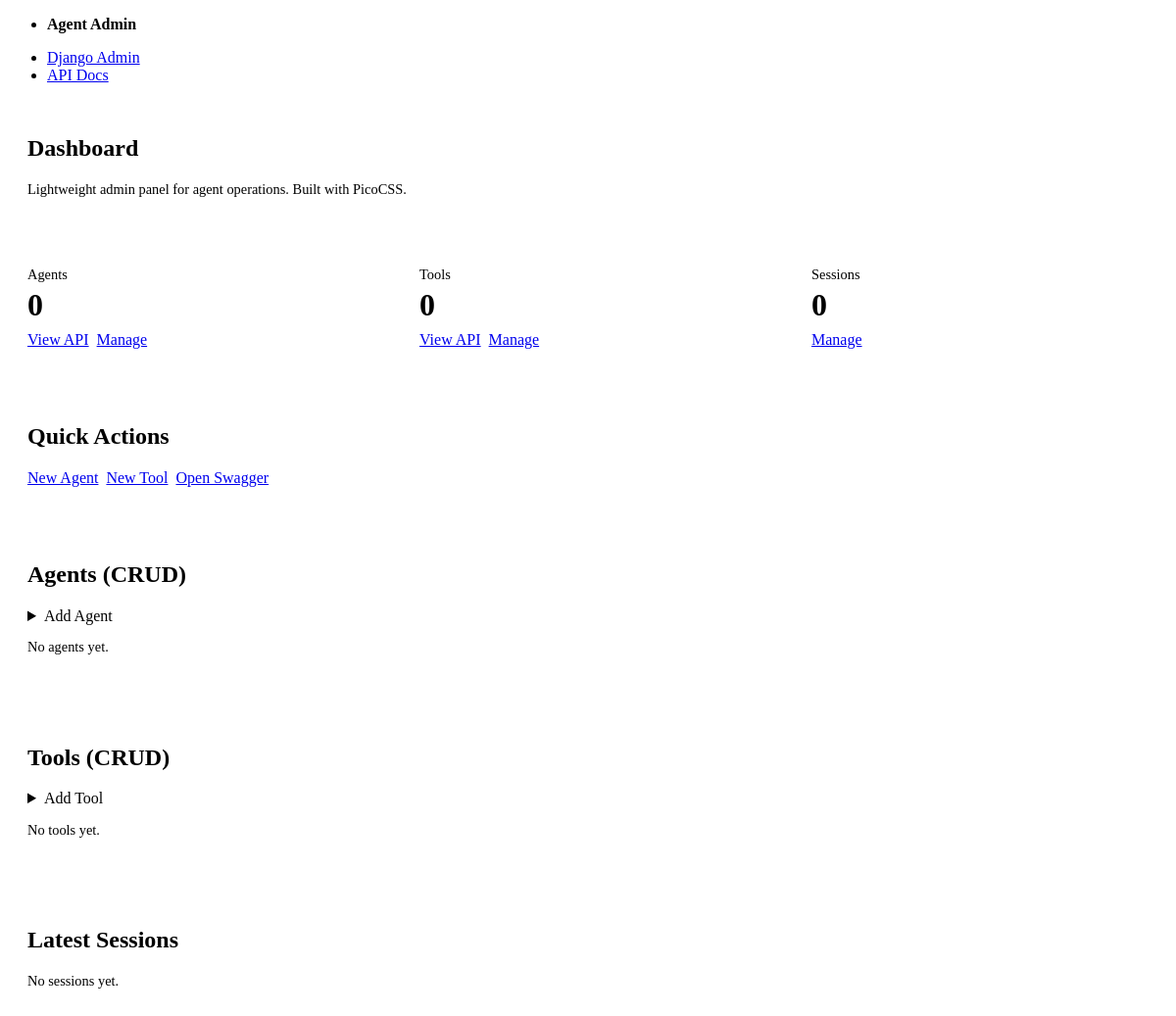
Page /dashboard/ on the earlier database version.
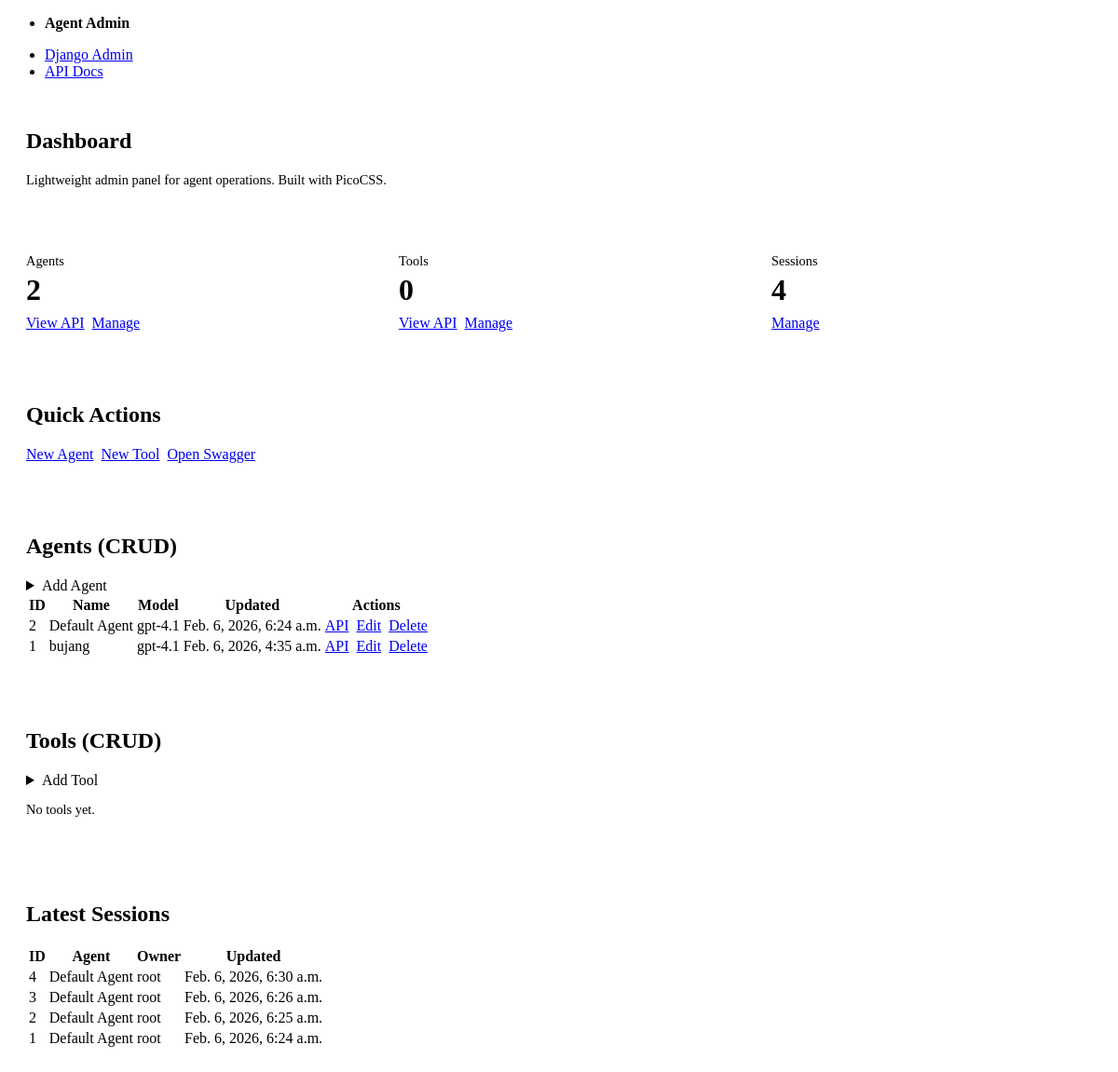
Same page on the later database version.
### api/models.py (models this page shows, shortened)
class AgentProfile(models.Model):
    name = models.CharField(max_length=200)
    owner = models.ForeignKey(
        settings.AUTH_USER_MODEL,
        null=True,
        blank=True,
        on_delete=models.SET_NULL,
        related_name="agent_profiles",
    )
    model = models.CharField(max_length=100, default="gpt-4.1")
    system_prompt = models.TextField(blank=True, default="")
    is_default = models.BooleanField(default=False)
    created_at = models.DateTimeField(auto_now_add=True)
    updated_at = models.DateTimeField(auto_now=True)

class AgentSession(models.Model):
    agent = models.ForeignKey(AgentProfile, on_delete=models.CASCADE)
    owner = models.ForeignKey(
        settings.AUTH_USER_MODEL,
        null=True,
        blank=True,
        on_delete=models.SET_NULL,
        related_name="agent_sessions",
    )
    previous_response_id = models.CharField(max_length=200, blank=True, default="")
    last_output = models.JSONField(blank=True, default=list)
    created_at = models.DateTimeField(auto_now_add=True)
    updated_at = models.DateTimeField(auto_now=True)

### api/dashboard.py (the view, shortened to what this page needs)
# urls.py: path('dashboard/', admin_dashboard, name='admin-dashboard'),
def admin_dashboard(request):
    agent_form = AgentProfileForm(prefix="agent")
    tool_form = AgentToolForm(prefix="tool")
    context = {
        "agent_count": AgentProfile.objects.count(),
        "tool_count": AgentTool.objects.count(),
        "session_count": AgentSession.objects.count(),
        "agents": AgentProfile.objects.order_by("-updated_at")[:10],
        "tools": AgentTool.objects.order_by("-created_at")[:10],
        "recent_sessions": AgentSession.objects.select_related("agent", "owner")
        .order_by("-updated_at")[:5],
        "agent_form": agent_form,
        "tool_form": tool_form,
    }
    return render(request, "admin_dashboard.html", context)

### templates/admin_dashboard.html (shortened to what this page needs)
<!doctype html>
<html lang="en">
  <head>
    <link
      rel="stylesheet"
      href="https://cdn.jsdelivr.net/npm/@picocss/pico@2/css/pico.min.css"
    />
  </head>
  <body>
    <main class="container">
      <nav>
        <ul>
          <li><strong>Agent Admin</strong></li>
        </ul>
        <ul>
          <li><a href="/admin/">Django Admin</a></li>
          <li><a href="/swagger/">API Docs</a></li>
        </ul>
      </nav>
      <section class="card">
        <h1>Dashboard</h1>
        <p class="muted">
          Lightweight admin panel for agent operations. Built with PicoCSS.
        </p>
      </section>
      <section class="grid-3 section-title">
        <article class="card">
          <div class="muted">Agents</div>
          <div class="stat">{{ agent_count }}</div>
          <div class="inline-actions">
            <a href="/api/agents/">View API</a>
            <a href="/admin/api/agentprofile/">Manage</a>
          </div>
        </article>
        <article class="card">
          <div class="muted">Tools</div>
          <div class="stat">{{ tool_count }}</div>
          <div class="inline-actions">
            <a href="/api/tools/">View API</a>
            <a href="/admin/api/agenttool/">Manage</a>
          </div>
        </article>
        <article class="card">
          <div class="muted">Sessions</div>
          <div class="stat">{{ session_count }}</div>
          <div class="inline-actions">
            <a href="/admin/api/agentsession/">Manage</a>
          </div>
        </article>
      </section>
      <section class="card section-title">
        <h2>Quick Actions</h2>
        <div class="inline-actions">
          <a role="button" href="/admin/api/agentprofile/add/">New Agent</a>
          <a role="button" href="/admin/api/agenttool/add/">New Tool</a>
          <a role="button" href="/swagger/">Open Swagger</a>
        </div>
      </section>
      <section class="card section-title">
        <h2>Agents (CRUD)</h2>
        <details>
          <summary>Add Agent</summary>
        </details>
        {% if agents %}
        <table>
          <thead>
            <tr>
              <th>ID</th>
              <th>Name</th>
              <th>Model</th>
              <th>Updated</th>
              <th>Actions</th>
            </tr>
          </thead>
          <tbody>
            {% for agent in agents %}
            <tr>
              <td>{{ agent.id }}</td>
              <td>{{ agent.name }}</td>
              <td>{{ agent.model }}</td>
              <td>{{ agent.updated_at }}</td>
              <td>
                <div class="inline-actions">
                  <a href="/api/agents/{{ agent.id }}/">API</a>
                  <a href="/admin/api/agentprofile/{{ agent.id }}/change/">Edit</a>
                  <a href="/admin/api/agentprofile/{{ agent.id }}/delete/">Delete</a>
                </div>
              </td>
            </tr>
            {% endfor %}
          </tbody>
        </table>
        {% else %}
        <p class="muted">No agents yet.</p>
        {% endif %}
      </section>
      <section class="card section-title">
        <h2>Tools (CRUD)</h2>
        <details>
          <summary>Add Tool</summary>
        </details>
        {% if tools %}
        <table>
          <thead>
            <tr>
              <th>ID</th>
              <th>Name</th>
              <th>Type</th>
              <th>Active</th>
              <th>Actions</th>
            </tr>
          </thead>
          <tbody>
            {% for tool in tools %}
            <tr>
              <td>{{ tool.id }}</td>
              <td>{{ tool.name }}</td>
              <td>{{ tool.tool_type }}</td>
              <td>{{ tool.is_active }}</td>
              <td>
                <div class="inline-actions">
                  <a href="/api/tools/{{ tool.id }}/">API</a>
                  <a href="/admin/api/agenttool/{{ tool.id }}/change/">Edit</a>
                  <a href="/admin/api/agenttool/{{ tool.id }}/delete/">Delete</a>
                </div>
              </td>
            </tr>
            {% endfor %}
          </tbody>
        </table>
        {% else %}
        <p class="muted">No tools yet.</p>
        {% endif %}
      </section>
      <section class="card section-title">
        <h2>Latest Sessions</h2>
        {% if recent_sessions %}
        <table>
          <thead>
            <tr>
              <th>ID</th>
              <th>Agent</th>
              <th>Owner</th>
              <th>Updated</th>
            </tr>
          </thead>
          <tbody>
            {% for session in recent_sessions %}
            <tr>
              <td>{{ session.id }}</td>
              <td>{{ session.agent.name }}</td>
              <td>{{ session.owner|default:"-" }}</td>
              <td>{{ session.updated_at }}</td>
            </tr>
            {% endfor %}
          </tbody>
        </table>
        {% else %}
        <p class="muted">No sessions yet.</p>
        {% endif %}
      </section>
    </main>
  </body>
</html>

### templates/admin_dashboard.html (style rules this page uses)
:root { --card-radius: 14px; }
.grid-3 { display: grid; grid-template-columns: repeat(3, minmax(0, 1fr)); gap: 1rem; }
.card { border-radius: var(--card-radius); border: 1px solid var(--pico-muted-border-color); padding: 1rem 1.25rem; background: var(--pico-card-background-color); }
.stat { font-size: 2rem; font-weight: 700; margin: 0.25rem 0 0.5rem; }
.muted { color: var(--pico-muted-color); font-size: 0.9rem; }
.section-title { margin: 1.5rem 0 0.5rem; }
.inline-actions { display: flex; gap: 0.5rem; flex-wrap: wrap; }

Differences in the rows shown:
added AgentProfile: id "2", name "Default Agent", model "gpt-4.1", updated_at "Feb. 6, 2026, 6:24 a.m."
added AgentProfile: id "1", name "bujang", model "gpt-4.1", updated_at "Feb. 6, 2026, 4:35 a.m."
added AgentSession: id "4", agent.name "Default Agent", owner "root", updated_at "Feb. 6, 2026, 6:30 a.m."
added AgentSession: id "3", agent.name "Default Agent", owner "root", updated_at "Feb. 6, 2026, 6:26 a.m."
added AgentSession: id "2", agent.name "Default Agent", owner "root", updated_at "Feb. 6, 2026, 6:25 a.m."
added AgentSession: id "1", agent.name "Default Agent", owner "root", updated_at "Feb. 6, 2026, 6:24 a.m."
Other differences:
{{ agent_count }}: "0" → "2"
{{ session_count }}: "0" → "4"
text no longer shown: "No agents yet. No sessions yet."
text now shown: "ID Name Model Updated Actions ID Agent Owner Updated"
